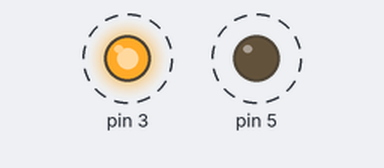
Simulated run of this sketch. Board: Arduino Uno, built with avr-gcc and run on an emulated ATmega328P. Parts: output pins drawn as LEDs (lit = HIGH). Dashed ring = blinking. What the sketch prints to the serial monitor is not drawn.

Above: at 0.5 s.
Timing chart, 0 to 4.6 s (numbered marks = the images above):
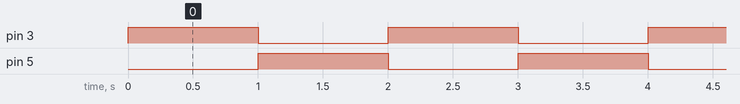

Measured:
- by itself, pin 3, pin 5: alternates HIGH for 1.0 s and LOW for 1.0 s

The sketch:

arm_test.ino
```cpp
void setup() {
   Serial.begin(9600);
   Serial.println("test rotation");
}

void loop() {
   Serial.println("tick\n");
   analogWrite(3, 255);
   analogWrite(5, 0);
   delay(1000);
   Serial.println("tock\n");
   analogWrite(3, 0);
   analogWrite(5, 255);
   delay(1000);
}
```
